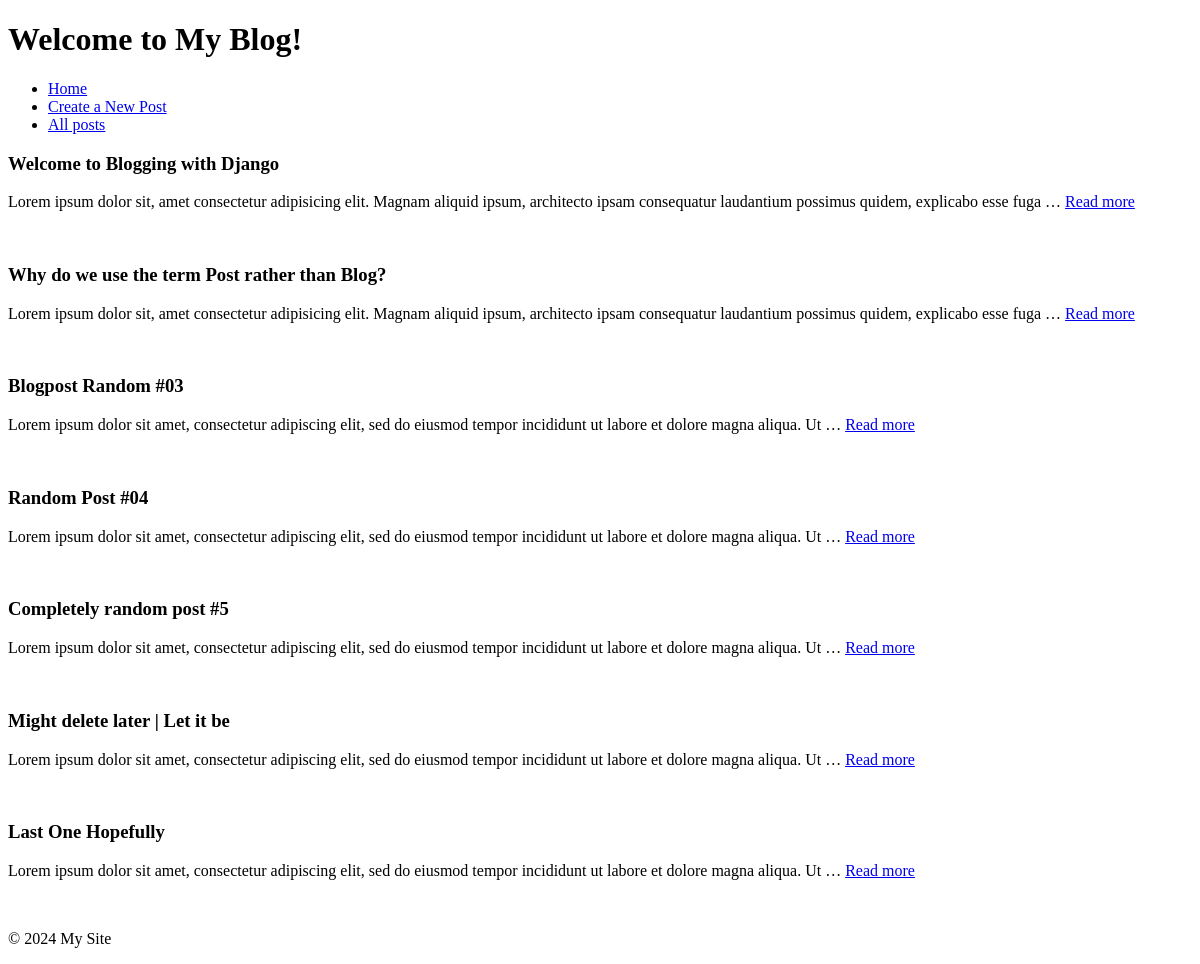
Page /all-posts on the earlier database version.
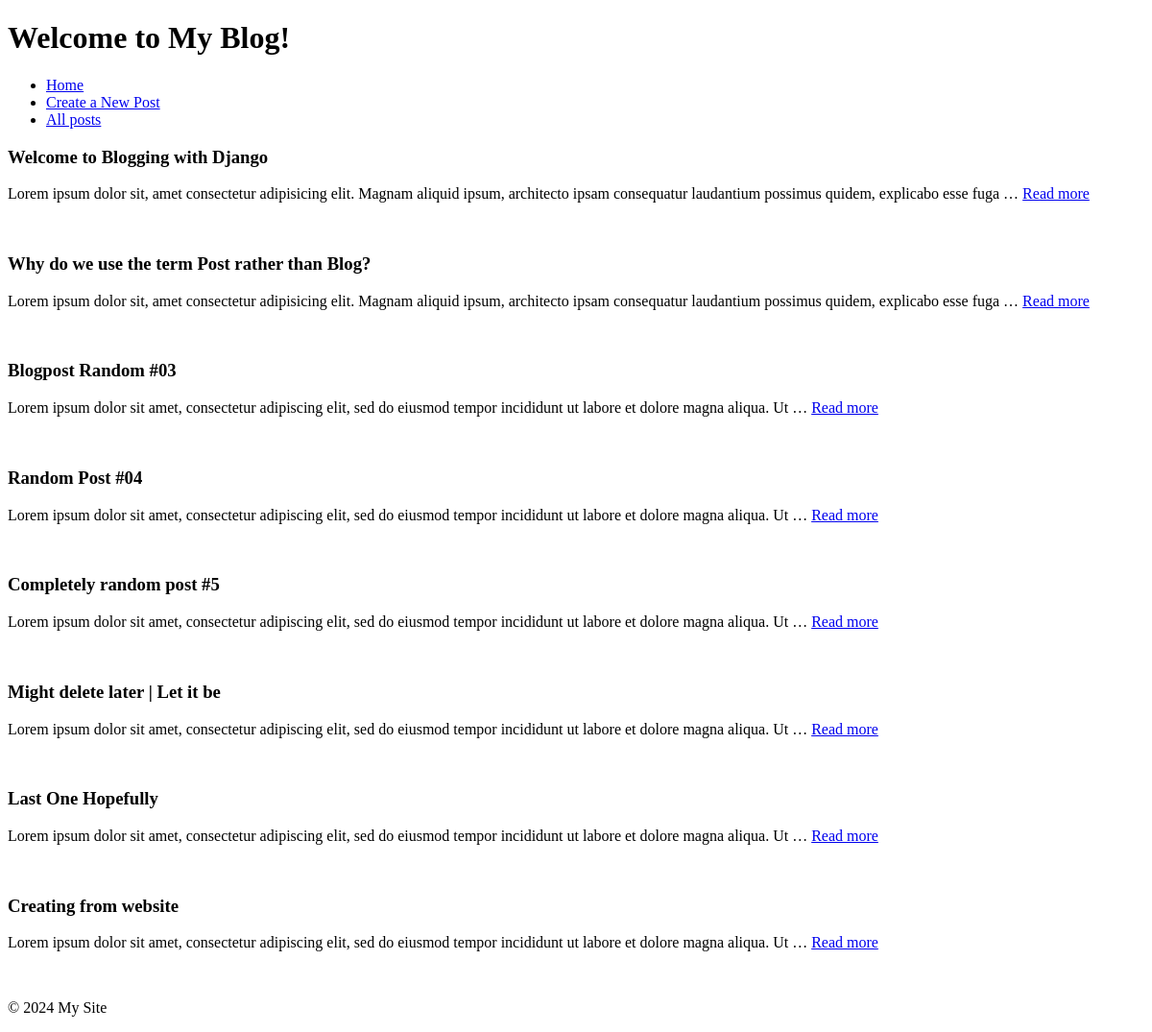
Same page on the later database version.
### blog/models.py (models this page shows)
class BlogPost(models.Model):
    title = models.CharField(max_length=200)
    content = models.TextField()
    created_at = models.DateTimeField(auto_now_add=True)
    updated_at = models.DateTimeField(auto_now=True)
    def __str__(self):
        return self.title

### blog/views.py (the view)
# urls.py: path("all-posts", views.all_posts, name="all_posts"),
def all_posts(request):
    posts = BlogPost.objects.all()
    context = {"posts":posts}
    return render(request, "all_posts.html", context)

### blog/templates/all_posts.html (shortened to what this page needs)
{% extends 'base.html' %}
{% block content %}
    {% for post in posts %}
    <div class="post">
        <h3>{{ post }}</h3>
        <p>
            {{ post.content|truncatewords:20 }}
            <a href="{% url 'blog' post.title %}">Read more</a>
        </p>
    </div>
    <br>
    {% endfor %}
{% endblock %}

Differences in the rows shown:
added BlogPost: title "Creating from website", content "Lorem ipsum dolor sit amet, consectetur adipiscing elit, sed do eiusmod tempor incididunt ut labore et dolore magna aliqua. Ut …"
